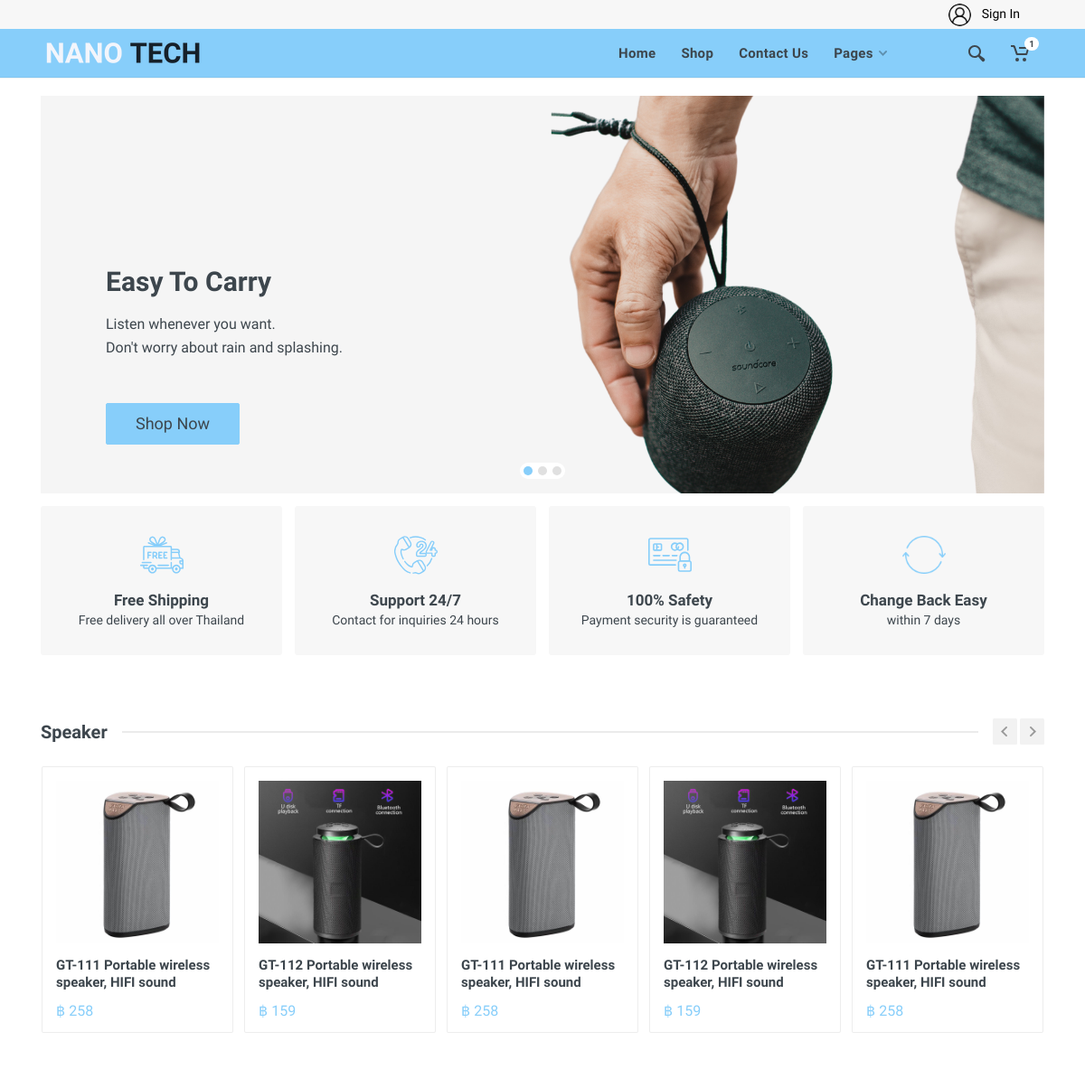
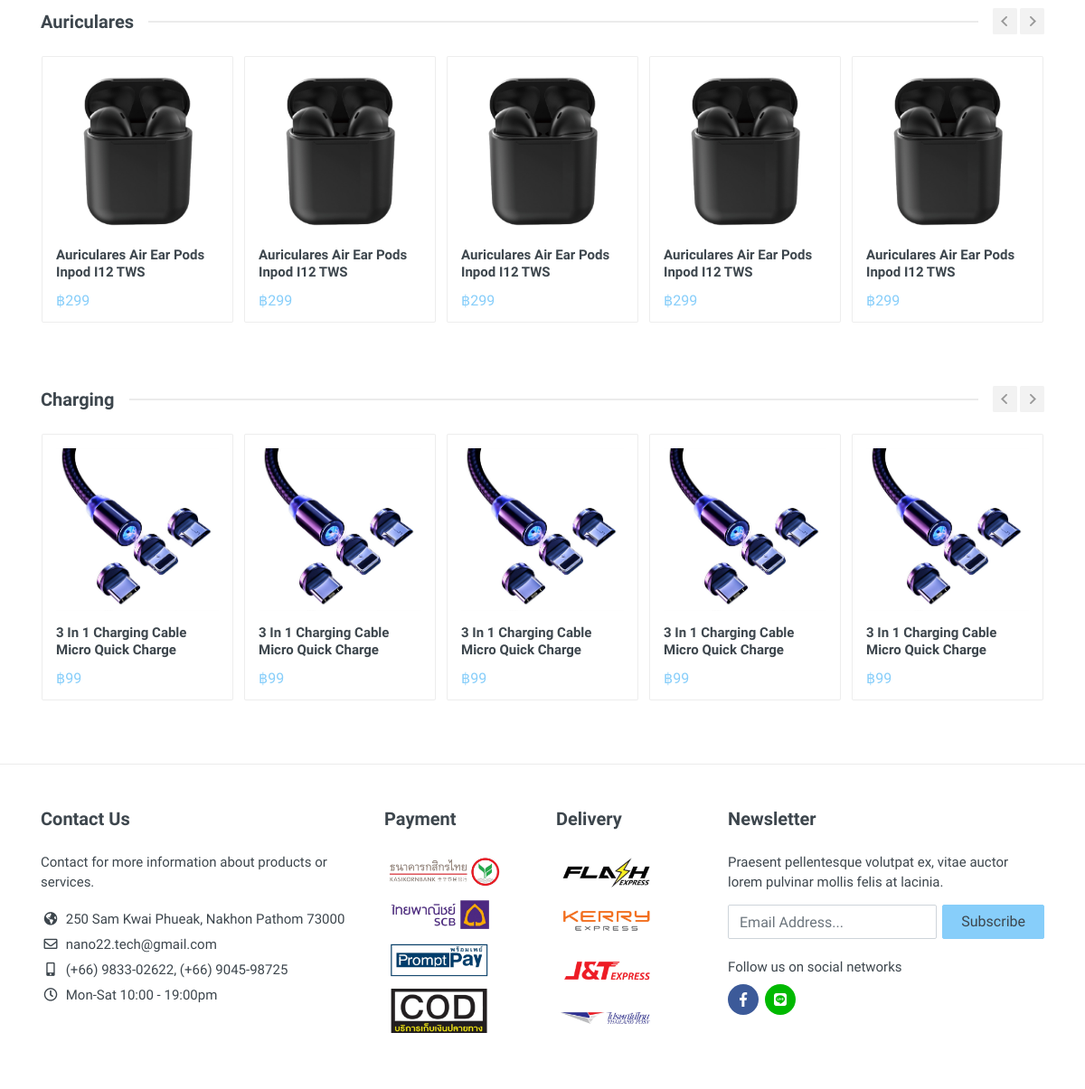
The page /shop/home1.php on the database its author committed (2 pictures, top to bottom).
### tables this page shows
CREATE TABLE `product_img` (
  `img_id` int(11) NOT NULL,
  `pm_id` int(11) NOT NULL,
  `img_name` text NOT NULL
);

CREATE TABLE `productmaster` (
  `pm_id` int(11) NOT NULL,
  `pt_id` int(11) NOT NULL,
  `pm_name` varchar(100) NOT NULL,
  `pm_price` int(11) NOT NULL,
  `pm_certification` varchar(100) NOT NULL,
  `pm_mateial` varchar(100) NOT NULL,
  `pm_detail` varchar(255) NOT NULL
);

### shop/home1.php (the view, shortened to what this page needs)
<?php
include"layouts/head.php";
require_once 'includes/database.php';
?>
<div class="site">
  <header class="site__header d-lg-block d-none">
    <div class="site-header">
      <div class="site-header__topbar topbar" id="topbar">
        <div class="topbar__container container">
          <div class="topbar__row">
            <div class="topbar__item">
              <div class="topbar-dropdown">
                <button class="topbar-dropdown__btn" type="button" onclick="document.location='../admin/signin.php'">
                  <img class="avatar" src="images/avatar.png"> &nbsp; Sign In &nbsp;
                </button>
              </div>
            </div>
          </div>
        </div>
      </div>
      <div class="site-header__nav-panel">
        <div class="nav-panel" id="navbar">
          <div class="nav-panel__container container">
            <div class="nav-panel__row">
              <div class="nav-panel__logo">
                <a href="home1.php">
                  <img src="images/footer2.png" alt="" width="190px" height="90px">
                </a>
              </div>
              <div class="nav-panel__nav-links nav-links">
                <ul class="nav-links__list">
                  <li class="nav-links__item">
                    <a href="home1.php">
                      <span>Home</span>
                    </a>
                  </li>
                  <li class="nav-links__item">
                    <a href="shop.php">
                      <span>Shop</span>
                    </a>
                  </li>
                  <li class="nav-links__item">
                    <a href="contact-us.html"><span>Contact Us</span></a>
                  </li>
                  <li class="nav-links__item nav-links__item--with-submenu">
                    <a href="#">
                      <span> Pages
                        <svg class="nav-links__arrow" width="9px" height="6px">
                          <use xlink:href="images/sprite.svg#arrow-rounded-down-9x6"></use>
                        </svg>
                      </span>
                    </a>
                  </li>
                </ul>
              </div>
              <div class="nav-panel__indicators">
                <div class="indicator indicator--trigger--click">
                  <button type="button" class="indicator__button">
                    <span class="indicator__area">
                      <svg class="indicator__icon" width="20px" height="20px">
                        <use xlink:href="images/sprite.svg#search-20"></use>
                      </svg>
                    </span>
                  </button>
                </div>
                <div class="indicator indicator--trigger--click">
                  <a href="cart.html" class="indicator__button">
                    <span class="indicator__area">
                      <svg width="20px" height="20px">
                        <use xlink:href="images/sprite.svg#cart-20"></use>
                      </svg>
                      <span class="indicator__value">1</span>
                    </span>
                  </a>
                </div>
              </div>
            </div>
          </div>
        </div>
      </div>
    </div>
  </header>
  <div class="site__body">
    <?php include"layouts/slideShow.php"?>
    <?php include"layouts/features.php"?>
    <div class="block block-products-carousel" data-layout="grid-5">
      <div class="container">
        <div class="block-header">
          <h3 class="block-header__title">Speaker</h3>
          <div class="block-header__divider"></div>
          <div class="block-header__arrows-list">
            <button class="block-header__arrow block-header__arrow--left" type="button">
              <svg width="7px" height="11px">
                <use xlink:href="images/sprite.svg#arrow-rounded-left-7x11"></use>
              </svg>
            </button>
            <button class="block-header__arrow block-header__arrow--right" type="button">
              <svg width="7px" height="11px">
                <use xlink:href="images/sprite.svg#arrow-rounded-right-7x11"></use>
              </svg>
            </button>
          </div>
        </div>
        <div class="block-products-carousel__slider">
          <div class="owl-carousel">
            <?php
                $sql = "SELECT * FROM productmaster LEFT JOIN product_img ON productmaster.pm_id = product_img.pm_id WHERE
                        productmaster.pt_id = 121 GROUP BY productmaster.pm_id ORDER BY productmaster.pm_id DESC LIMIT 5";
                  $stmt = $pdo->prepare($sql);
                  $stmt->execute();
                    while($result = $stmt->fetch(PDO::FETCH_ASSOC)){
            ?>
            <div class="block-products-carousel__column">
              <div class="block-products-carousel__cell">
                <div class="product-card">
                  <div class="product-card__image">
                    <a href="productDetails.php">
                      <img class="img-fluid" src="../admin/<?php echo $result["img_name"]; ?>" alt="">
                    </a>
                  </div>
                  <div class="product-card__info">
                    <div class="product-card__name font-weight-bold">
                      <a href="productDetails.php"><?php echo $result["pm_name"];?></a>
                    </div>
                  </div>
                  <div class="product-card__actions">
                    <div class="product-card__prices">
                      <span class="product-card__prices" style="color: LightSkyBlue;">฿
                        <?php echo $result["pm_price"];?></span>
                    </div>
                  </div>
                </div>
              </div>
            </div>
            <?php } ?>
          </div>
        </div>
      </div>
    </div>
    <div class="block block-products-carousel" data-layout="grid-5">
      <div class="container">
        <div class="block-header">
          <h3 class="block-header__title">Auriculares</h3>
          <div class="block-header__divider"></div>
          <div class="block-header__arrows-list">
            <button class="block-header__arrow block-header__arrow--left" type="button">
              <svg width="7px" height="11px">
                <use xlink:href="images/sprite.svg#arrow-rounded-left-7x11"></use>
              </svg>
            </button>
            <button class="block-header__arrow block-header__arrow--right" type="button">
              <svg width="7px" height="11px">
                <use xlink:href="images/sprite.svg#arrow-rounded-right-7x11"></use>
              </svg>
            </button>
          </div>
        </div>
        <div class="block-products-carousel__slider">
          <div class="owl-carousel">
            <div class="block-products-carousel__column">
              <div class="block-products-carousel__cell">
                <div class="product-card">
                  <div class="product-card__image">
                    <a href="product.html"><img src="images/Earphones/i12-6.png" alt=""></a>
                  </div>
                  <div class="product-card__info">
                    <div class="product-card__name font-weight-bold">
                      <a href="product.html">Auriculares Air Ear Pods Inpod I12 TWS</a>
                    </div>
                  </div>
                  <div class="product-card__actions">
                    <div class="product-card__prices">
                      <span class="product-card__prices" style="color: LightSkyBlue;">฿299</span>
                    </div>
                  </div>
                </div>
              </div>
            </div>
          </div>
        </div>
      </div>
    </div>
    <div class="block block-products-carousel" data-layout="grid-5">
      <div class="container">
        <div class="block-header">
          <h3 class="block-header__title">Charging</h3>
          <div class="block-header__divider"></div>
          <div class="block-header__arrows-list">
            <button class="block-header__arrow block-header__arrow--left" type="button">
              <svg width="7px" height="11px">
                <use xlink:href="images/sprite.svg#arrow-rounded-left-7x11"></use>
              </svg>
            </button>
            <button class="block-header__arrow block-header__arrow--right" type="button">
              <svg width="7px" height="11px">
                <use xlink:href="images/sprite.svg#arrow-rounded-right-7x11"></use>
              </svg>
            </button>
          </div>
        </div>
        <div class="block-products-carousel__slider">
          <div class="owl-carousel">
            <div class="block-products-carousel__column">
              <div class="block-products-carousel__cell">
                <div class="product-card">
                  <div class="product-card__image">
                    <a href="product.html">
                      <img src="images/Charging/4.jpg" alt="">
                    </a>
                  </div>
                  <div class="product-card__info">
                    <div class="product-card__name font-weight-bold">
                      <a href="product.html">3 In 1 Charging Cable Micro Quick Charge </a>
                    </div>
                  </div>
                  <div class="product-card__actions">
                    <div class="product-card__prices">
                      <span class="product-card__prices" style="color: LightSkyBlue;">฿99</span> &emsp;&emsp;&emsp;
                    </div>
                  </div>
                </div>
              </div>
            </div>
          </div>
        </div>
      </div>
    </div>
  </div>
  <?php include"layouts/footer.php"?>

### rows shown on the page
product_img: img_name (picture), pm.pm_name "GT-111 Portable wireless speaker, HIFI sound", pm.pm_price "258"
product_img: img_name (picture), pm.pm_name "GT-112 Portable wireless speaker, HIFI sound", pm.pm_price "159"
